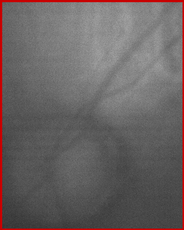
#> input picture template.png, 184 x 230 px, shrunk from 251 x 314 before the run, found by its file name
$ python templateTriming.py
#> lines starting #> are read from the running program, lines starting #| are printed output that depends on the picture; pictures that were not available may be replaced by others from this repository, and a replacement may not be noted
"""
テンプレートマッチングを行った後対象領域をトリミングする
"""

import cv2
import numpy as np
import glob
import sys
import csv
import re
import os


INPUT_DIR = '/Volumes/Extreme SSD/gantei1009/'
files = glob.glob(INPUT_DIR+'*')
OUTPUT_DIR= '/Users/masayakinefuchi/labo/imagesensing2/ImageSensing2/gantei/BloodVessel/result/triming/'
temp = cv2.imread("/Users/masayakinefuchi/labo/imagesensing2/ImageSensing2/template.png")
#> temp is the input picture: shape (230, 184, 3); mean B, G, R 98.6, 98.6, 105.6
num = len(files)

##import picture
img_name = files[0]
img = cv2.imread(img_name)
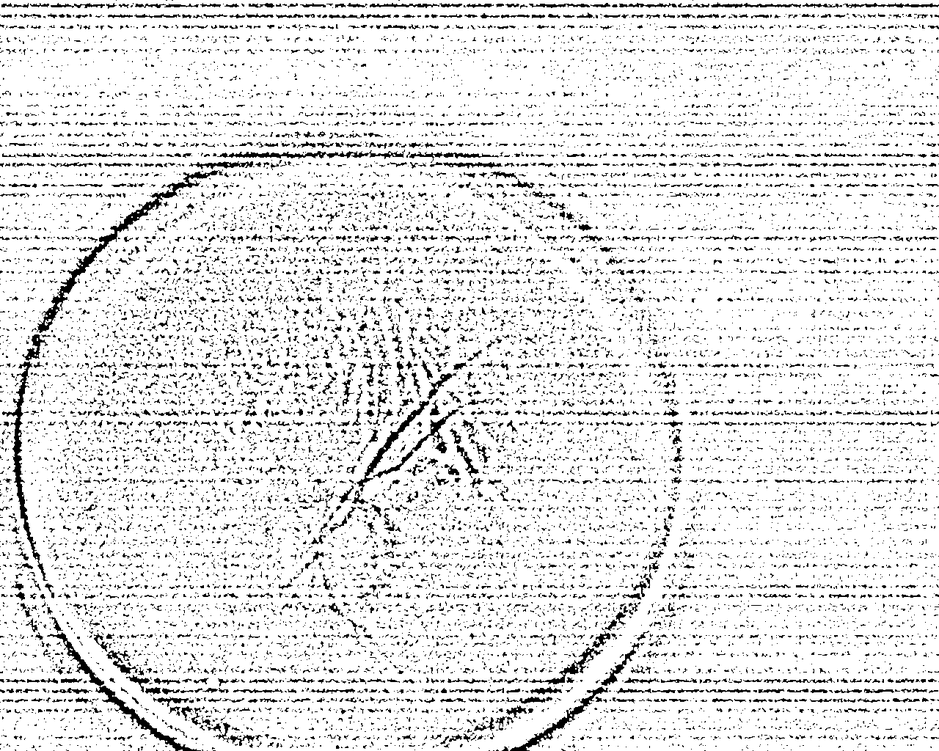
#> input picture dilate.png, 939 x 751 px, shrunk from 1280 x 1024 before the run, given as the content of the folder /Volumes/Extreme SSD/gantei1009, which was not available
#> img is the input picture: shape (751, 939, 3); min 0, max 255, mean 228.2
img_copy=cv2.imread(img_name)

width = int(img.shape[1])
#> width = 939
height = int(img.shape[0])
#> height = 751


##import picture
i = 0
for f in files:
    basename=os.path.basename(f)
    root, ext = os.path.splitext(basename)

    img = cv2.imread(f)

    ##template matching
    temp_height,temp_width = temp.shape[:2]
#> temp_height = 230; temp_width = 184
    match = cv2.matchTemplate(img,temp,cv2.TM_CCOEFF_NORMED)#ZNCC
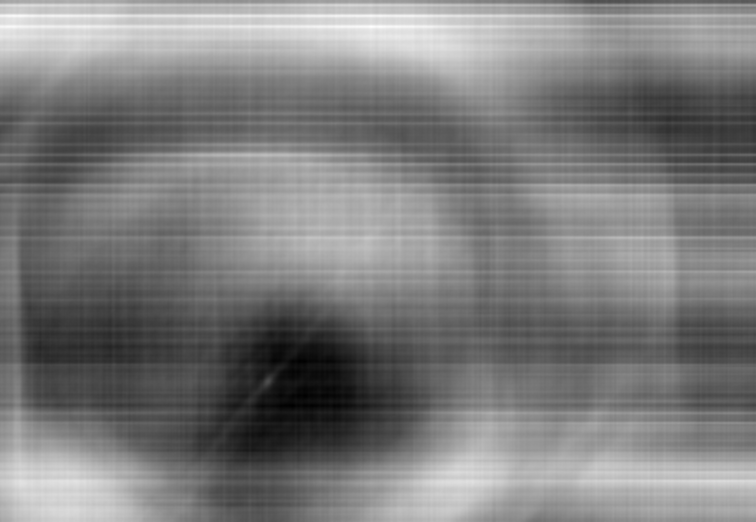
#> match: shape (522, 756) float32; min -0.129, max 0.163, mean 0.0146; drawn with min black and max white
    min_value,max_value ,min_pt,max_pt = cv2.minMaxLoc(match)
#> min_value = -0.129; max_value = 0.163; min_pt = (292, 405); max_pt = (371, 26)
    pt = max_pt
#> pt = (371, 26)

    selectRoi_crop = img[int(pt[1]):int(pt[1]+temp_height),int(pt[0]):int(pt[0]+temp_width)]
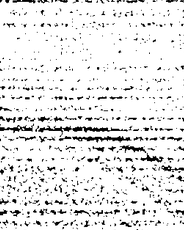
#> selectRoi_crop: shape (230, 184, 3); min 0, max 255, mean 230.6
    output_file = OUTPUT_DIR + str(i) +".jpg"
    cv2.imwrite(output_file,selectRoi_crop)
    i += 1

    sys.stdout.flush()
    sys.stdout.write('\rProcessing... (%d/%d)' %(i,num))

i = 0
